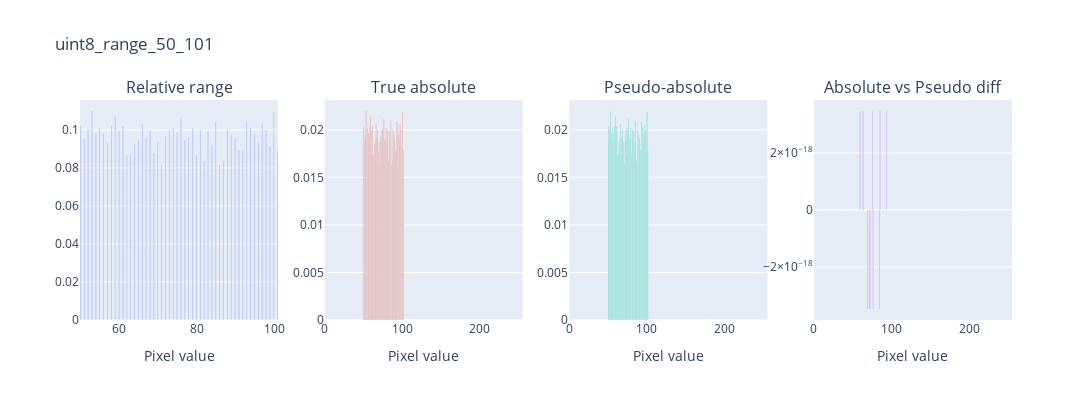
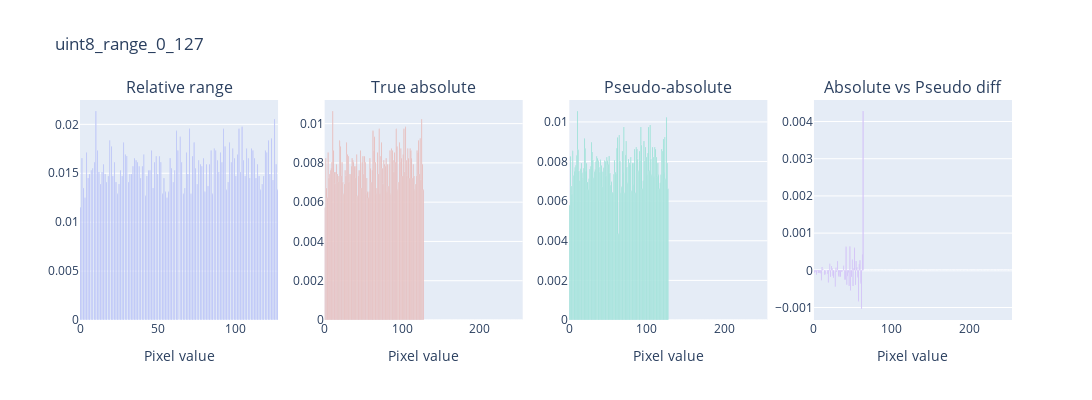
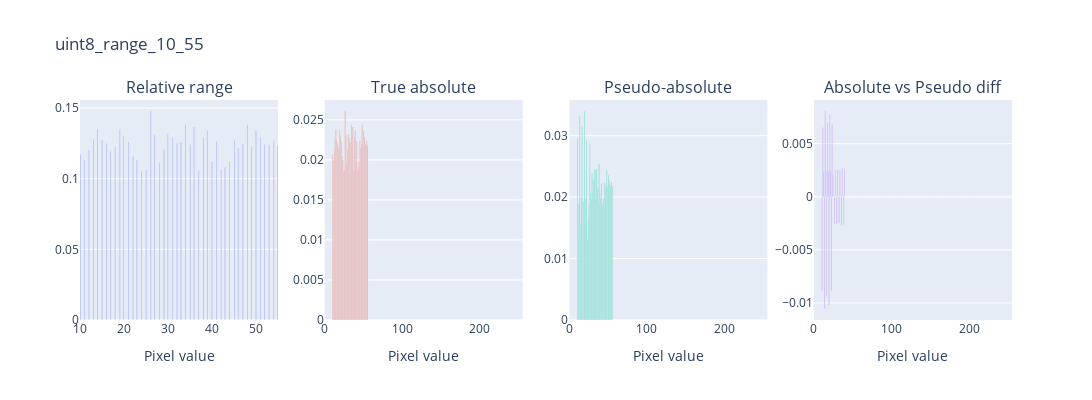
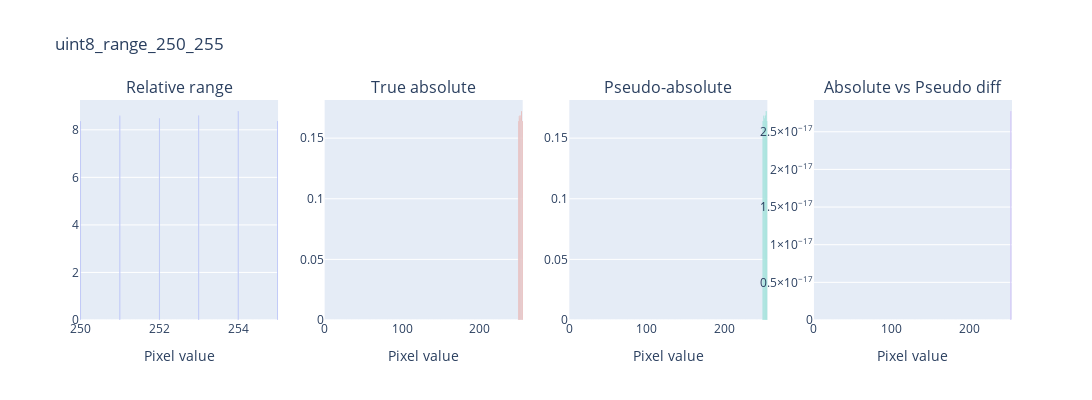

Notebook source saved alongside these figures, in order:
### Code cell
for name, img in generate_test_images().items():
    plot_histograms(img, title=name)

### Figure 1 — Plotly figure (JSON) as saved in the notebook; plotly's stock layout.template omitted (floating-point values rounded to 4 significant figures; data arrays with more than 128 entries replaced by an {"elided": "..."} marker saying what was removed)
{"data": [{"name": "Relative", "type": "bar", "x": {"elided": "256 float values"}, "xaxis": "x", "y": {"elided": "256 float values"}, "yaxis": "y"}, {"name": "Absolute", "type": "bar", "x": {"elided": "256 float values"}, "xaxis": "x2", "y": {"elided": "256 float values"}, "yaxis": "y2"}, {"name": "Pseudo-absolute", "type": "bar", "x": {"elided": "256 float values"}, "xaxis": "x3", "y": {"elided": "256 float values"}, "yaxis": "y3"}, {"name": "Diff", "type": "bar", "x": {"elided": "256 float values"}, "xaxis": "x4", "y": {"elided": "256 float values"}, "yaxis": "y4"}], "layout": {"annotations": [{"font": {"size": 16}, "showarrow": false, "text": "Relative range", "x": 0.1062, "xanchor": "center", "xref": "paper", "y": 1, "yanchor": "bottom", "yref": "paper"}, {"font": {"size": 16}, "showarrow": false, "text": "True absolute", "x": 0.3688, "xanchor": "center", "xref": "paper", "y": 1, "yanchor": "bottom", "yref": "paper"}, {"font": {"size": 16}, "showarrow": false, "text": "Pseudo-absolute", "x": 0.6313, "xanchor": "center", "xref": "paper", "y": 1, "yanchor": "bottom", "yref": "paper"}, {"font": {"size": 16}, "showarrow": false, "text": "Absolute vs Pseudo diff", "x": 0.8938, "xanchor": "center", "xref": "paper", "y": 1, "yanchor": "bottom", "yref": "paper"}], "height": 400, "showlegend": false, "title": {"text": "uint8_range_50_101"}, "width": 1500, "xaxis": {"anchor": "y", "domain": [0, 0.2125], "title": {"text": "Pixel value"}}, "xaxis2": {"anchor": "y2", "domain": [0.2625, 0.475], "title": {"text": "Pixel value"}}, "xaxis3": {"anchor": "y3", "domain": [0.525, 0.7375], "title": {"text": "Pixel value"}}, "xaxis4": {"anchor": "y4", "domain": [0.7875, 1], "title": {"text": "Pixel value"}}, "yaxis": {"anchor": "x", "domain": [0, 1]}, "yaxis2": {"anchor": "x2", "domain": [0, 1]}, "yaxis3": {"anchor": "x3", "domain": [0, 1]}, "yaxis4": {"anchor": "x4", "domain": [0, 1]}}}

### Figure 2 — Plotly figure (JSON) as saved in the notebook; plotly's stock layout.template omitted (floating-point values rounded to 4 significant figures; data arrays with more than 128 entries replaced by an {"elided": "..."} marker saying what was removed)
{"data": [{"name": "Relative", "type": "bar", "x": {"elided": "256 float values"}, "xaxis": "x", "y": {"elided": "256 float values"}, "yaxis": "y"}, {"name": "Absolute", "type": "bar", "x": {"elided": "256 float values"}, "xaxis": "x2", "y": {"elided": "256 float values"}, "yaxis": "y2"}, {"name": "Pseudo-absolute", "type": "bar", "x": {"elided": "256 float values"}, "xaxis": "x3", "y": {"elided": "256 float values"}, "yaxis": "y3"}, {"name": "Diff", "type": "bar", "x": {"elided": "256 float values"}, "xaxis": "x4", "y": {"elided": "256 float values"}, "yaxis": "y4"}], "layout": {"annotations": [{"font": {"size": 16}, "showarrow": false, "text": "Relative range", "x": 0.1062, "xanchor": "center", "xref": "paper", "y": 1, "yanchor": "bottom", "yref": "paper"}, {"font": {"size": 16}, "showarrow": false, "text": "True absolute", "x": 0.3688, "xanchor": "center", "xref": "paper", "y": 1, "yanchor": "bottom", "yref": "paper"}, {"font": {"size": 16}, "showarrow": false, "text": "Pseudo-absolute", "x": 0.6313, "xanchor": "center", "xref": "paper", "y": 1, "yanchor": "bottom", "yref": "paper"}, {"font": {"size": 16}, "showarrow": false, "text": "Absolute vs Pseudo diff", "x": 0.8938, "xanchor": "center", "xref": "paper", "y": 1, "yanchor": "bottom", "yref": "paper"}], "height": 400, "showlegend": false, "title": {"text": "uint8_range_0_127"}, "width": 1500, "xaxis": {"anchor": "y", "domain": [0, 0.2125], "title": {"text": "Pixel value"}}, "xaxis2": {"anchor": "y2", "domain": [0.2625, 0.475], "title": {"text": "Pixel value"}}, "xaxis3": {"anchor": "y3", "domain": [0.525, 0.7375], "title": {"text": "Pixel value"}}, "xaxis4": {"anchor": "y4", "domain": [0.7875, 1], "title": {"text": "Pixel value"}}, "yaxis": {"anchor": "x", "domain": [0, 1]}, "yaxis2": {"anchor": "x2", "domain": [0, 1]}, "yaxis3": {"anchor": "x3", "domain": [0, 1]}, "yaxis4": {"anchor": "x4", "domain": [0, 1]}}}

### Figure 3 — Plotly figure (JSON) as saved in the notebook; plotly's stock layout.template omitted (floating-point values rounded to 4 significant figures; data arrays with more than 128 entries replaced by an {"elided": "..."} marker saying what was removed)
{"data": [{"name": "Relative", "type": "bar", "x": {"elided": "256 float values"}, "xaxis": "x", "y": {"elided": "256 float values"}, "yaxis": "y"}, {"name": "Absolute", "type": "bar", "x": {"elided": "256 float values"}, "xaxis": "x2", "y": {"elided": "256 float values"}, "yaxis": "y2"}, {"name": "Pseudo-absolute", "type": "bar", "x": {"elided": "256 float values"}, "xaxis": "x3", "y": {"elided": "256 float values"}, "yaxis": "y3"}, {"name": "Diff", "type": "bar", "x": {"elided": "256 float values"}, "xaxis": "x4", "y": {"elided": "256 float values"}, "yaxis": "y4"}], "layout": {"annotations": [{"font": {"size": 16}, "showarrow": false, "text": "Relative range", "x": 0.1062, "xanchor": "center", "xref": "paper", "y": 1, "yanchor": "bottom", "yref": "paper"}, {"font": {"size": 16}, "showarrow": false, "text": "True absolute", "x": 0.3688, "xanchor": "center", "xref": "paper", "y": 1, "yanchor": "bottom", "yref": "paper"}, {"font": {"size": 16}, "showarrow": false, "text": "Pseudo-absolute", "x": 0.6313, "xanchor": "center", "xref": "paper", "y": 1, "yanchor": "bottom", "yref": "paper"}, {"font": {"size": 16}, "showarrow": false, "text": "Absolute vs Pseudo diff", "x": 0.8938, "xanchor": "center", "xref": "paper", "y": 1, "yanchor": "bottom", "yref": "paper"}], "height": 400, "showlegend": false, "title": {"text": "uint8_range_10_55"}, "width": 1500, "xaxis": {"anchor": "y", "domain": [0, 0.2125], "title": {"text": "Pixel value"}}, "xaxis2": {"anchor": "y2", "domain": [0.2625, 0.475], "title": {"text": "Pixel value"}}, "xaxis3": {"anchor": "y3", "domain": [0.525, 0.7375], "title": {"text": "Pixel value"}}, "xaxis4": {"anchor": "y4", "domain": [0.7875, 1], "title": {"text": "Pixel value"}}, "yaxis": {"anchor": "x", "domain": [0, 1]}, "yaxis2": {"anchor": "x2", "domain": [0, 1]}, "yaxis3": {"anchor": "x3", "domain": [0, 1]}, "yaxis4": {"anchor": "x4", "domain": [0, 1]}}}

### Figure 4 — Plotly figure (JSON) as saved in the notebook; plotly's stock layout.template omitted (floating-point values rounded to 4 significant figures; data arrays with more than 128 entries replaced by an {"elided": "..."} marker saying what was removed)
{"data": [{"name": "Relative", "type": "bar", "x": {"elided": "256 float values"}, "xaxis": "x", "y": {"elided": "256 float values"}, "yaxis": "y"}, {"name": "Absolute", "type": "bar", "x": {"elided": "256 float values"}, "xaxis": "x2", "y": {"elided": "256 float values"}, "yaxis": "y2"}, {"name": "Pseudo-absolute", "type": "bar", "x": {"elided": "256 float values"}, "xaxis": "x3", "y": {"elided": "256 float values"}, "yaxis": "y3"}, {"name": "Diff", "type": "bar", "x": {"elided": "256 float values"}, "xaxis": "x4", "y": {"elided": "256 float values"}, "yaxis": "y4"}], "layout": {"annotations": [{"font": {"size": 16}, "showarrow": false, "text": "Relative range", "x": 0.1062, "xanchor": "center", "xref": "paper", "y": 1, "yanchor": "bottom", "yref": "paper"}, {"font": {"size": 16}, "showarrow": false, "text": "True absolute", "x": 0.3688, "xanchor": "center", "xref": "paper", "y": 1, "yanchor": "bottom", "yref": "paper"}, {"font": {"size": 16}, "showarrow": false, "text": "Pseudo-absolute", "x": 0.6313, "xanchor": "center", "xref": "paper", "y": 1, "yanchor": "bottom", "yref": "paper"}, {"font": {"size": 16}, "showarrow": false, "text": "Absolute vs Pseudo diff", "x": 0.8938, "xanchor": "center", "xref": "paper", "y": 1, "yanchor": "bottom", "yref": "paper"}], "height": 400, "showlegend": false, "title": {"text": "uint8_range_250_255"}, "width": 1500, "xaxis": {"anchor": "y", "domain": [0, 0.2125], "title": {"text": "Pixel value"}}, "xaxis2": {"anchor": "y2", "domain": [0.2625, 0.475], "title": {"text": "Pixel value"}}, "xaxis3": {"anchor": "y3", "domain": [0.525, 0.7375], "title": {"text": "Pixel value"}}, "xaxis4": {"anchor": "y4", "domain": [0.7875, 1], "title": {"text": "Pixel value"}}, "yaxis": {"anchor": "x", "domain": [0, 1]}, "yaxis2": {"anchor": "x2", "domain": [0, 1]}, "yaxis3": {"anchor": "x3", "domain": [0, 1]}, "yaxis4": {"anchor": "x4", "domain": [0, 1]}}}
